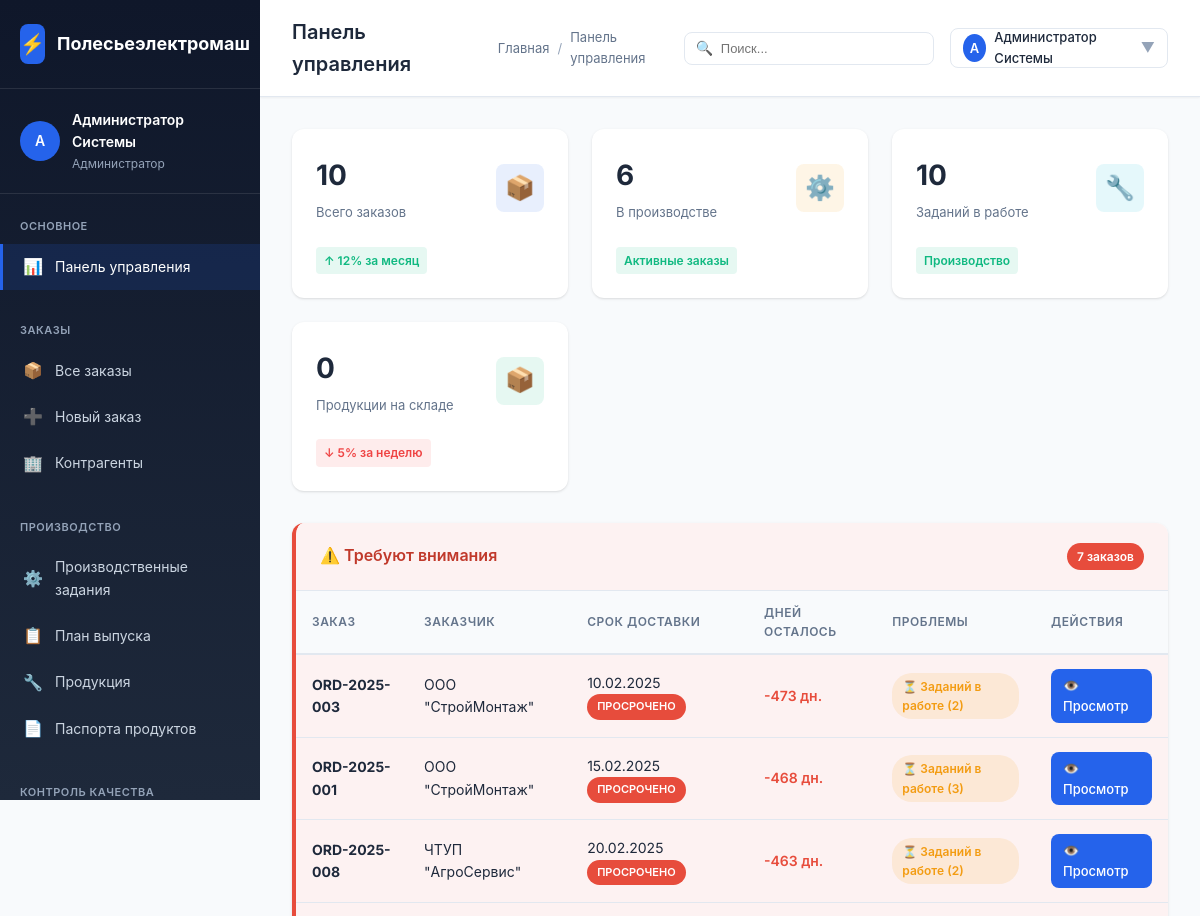
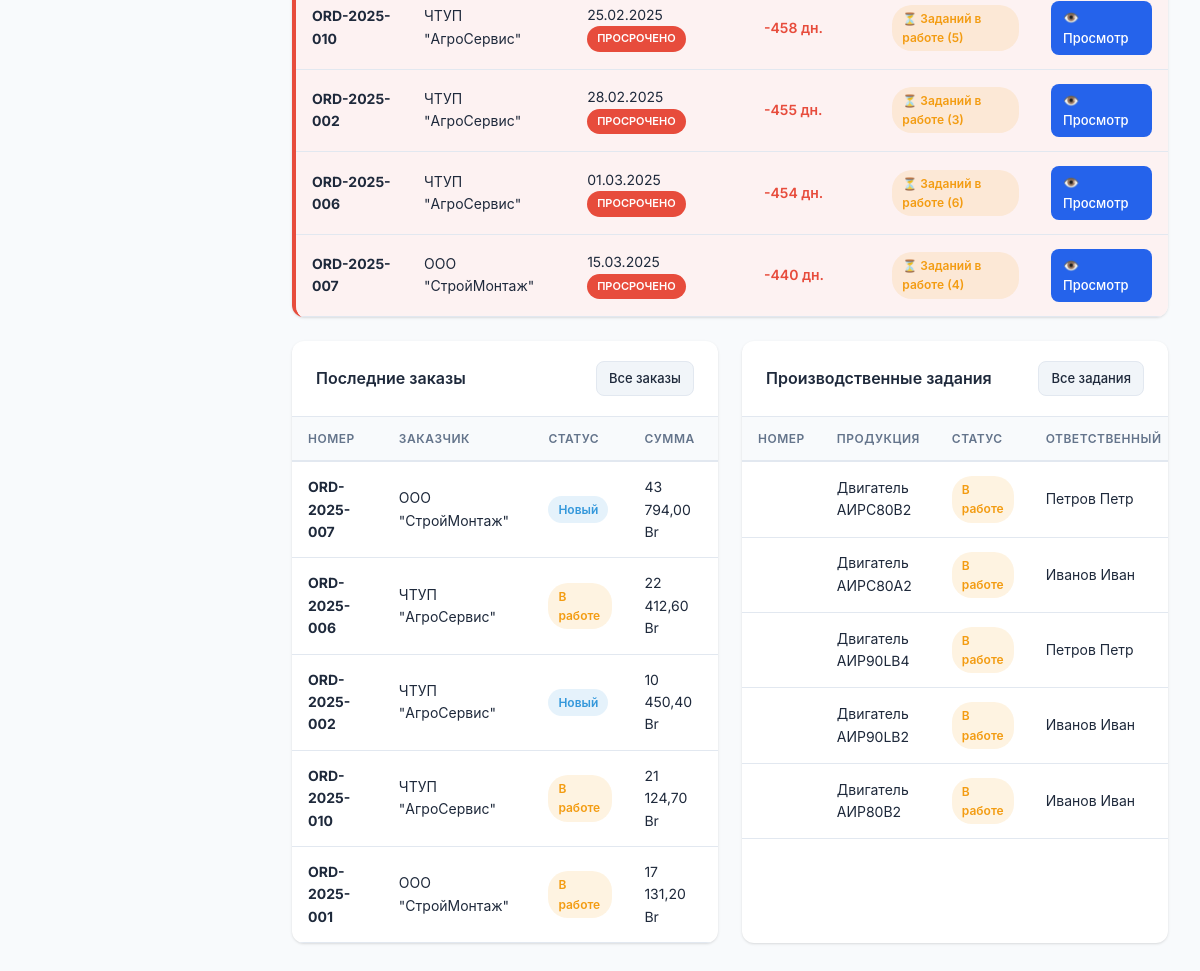
The page /polesie/index.php (signed in) on the database its author committed (2 pictures, top to bottom).
### tables this page shows
CREATE TABLE `users` (
  `id` INT AUTO_INCREMENT PRIMARY KEY,
  `username` VARCHAR(50) NOT NULL UNIQUE,
  `password_hash` VARCHAR(255) NOT NULL,
  `full_name` VARCHAR(100) NOT NULL,
  `email` VARCHAR(100),
  `role_id` INT,
  `is_active` BOOLEAN DEFAULT TRUE,
  `created_at` TIMESTAMP DEFAULT CURRENT_TIMESTAMP,
  CONSTRAINT `fk_users_role` FOREIGN KEY (`role_id`) REFERENCES `user_roles`(`id`) ON DELETE SET NULL
);

CREATE TABLE `user_roles` (
  `id` INT AUTO_INCREMENT PRIMARY KEY,
  `name` VARCHAR(100) NOT NULL,
  `code` VARCHAR(50) NOT NULL UNIQUE,
  `description` TEXT,
  `permissions` JSON
);

CREATE TABLE `orders` (
  `id` INT AUTO_INCREMENT PRIMARY KEY,
  `order_number` VARCHAR(50) NOT NULL UNIQUE,
  `customer_id` INT,
  `responsible_user_id` INT,
  `status` ENUM('new', 'processing', 'ready', 'shipped', 'cancelled') DEFAULT 'new',
  `order_date` DATE NOT NULL,
  `delivery_date` DATE,
  `total_amount` DECIMAL(15,2),
  `notes` TEXT,
  `created_at` TIMESTAMP DEFAULT CURRENT_TIMESTAMP,
  `updated_at` TIMESTAMP DEFAULT CURRENT_TIMESTAMP ON UPDATE CURRENT_TIMESTAMP,
  CONSTRAINT `fk_order_customer` FOREIGN KEY (`customer_id`) REFERENCES `contractors`(`id`) ON DELETE SET NULL,
  CONSTRAINT `fk_order_responsible` FOREIGN KEY (`responsible_user_id`) REFERENCES `users`(`id`) ON DELETE SET NULL
);

CREATE TABLE `contractors` (
  `id` INT AUTO_INCREMENT PRIMARY KEY,
  `name` VARCHAR(200) NOT NULL,
  `inn` VARCHAR(20) UNIQUE,
  `type` ENUM('supplier', 'customer', 'both') DEFAULT 'both',
  `contact_person` VARCHAR(100),
  `phone` VARCHAR(50),
  `email` VARCHAR(100),
  `address` TEXT,
  `created_at` TIMESTAMP DEFAULT CURRENT_TIMESTAMP
);

CREATE TABLE `production_tasks` (
  `id` INT AUTO_INCREMENT PRIMARY KEY,
  `task_number` VARCHAR(50) UNIQUE,
  `order_id` INT,
  `order_item_id` INT,
  `product_id` INT NOT NULL,
  `route_card_id` INT,
  `quantity_plan` DECIMAL(15,3) NOT NULL,
  `quantity_fact` DECIMAL(15,3) DEFAULT 0,
  `quantity_good` DECIMAL(15,3) DEFAULT 0,
  `quantity_defect` DECIMAL(15,3) DEFAULT 0,
  `status` ENUM('planned', 'in_progress', 'completed', 'cancelled') DEFAULT 'planned',
  `priority` ENUM('low', 'normal', 'high', 'urgent') DEFAULT 'normal',
  `start_date` DATE,
  `end_date` DATE,
  `planned_start` DATETIME,
  `planned_end` DATETIME,
  `actual_start` DATETIME,
  `actual_end` DATETIME,
  `responsible_id` INT,
  `worker_id` INT,
  `notes` TEXT,
  `created_at` TIMESTAMP DEFAULT CURRENT_TIMESTAMP,
  `updated_at` TIMESTAMP DEFAULT CURRENT_TIMESTAMP ON UPDATE CURRENT_TIMESTAMP,
  CONSTRAINT `fk_task_order` FOREIGN KEY (`order_id`) REFERENCES `orders`(`id`) ON DELETE SET NULL,
  CONSTRAINT `fk_task_order_item` FOREIGN KEY (`order_item_id`) REFERENCES `order_items`(`id`) ON DELETE SET NULL,
  CONSTRAINT `fk_task_product` FOREIGN KEY (`product_id`) REFERENCES `products`(`id`) ON DELETE CASCADE,
  CONSTRAINT `fk_task_route` FOREIGN KEY (`route_card_id`) REFERENCES `route_cards`(`id`) ON DELETE SET NULL,
  CONSTRAINT `fk_task_responsible` FOREIGN KEY (`responsible_id`) REFERENCES `users`(`id`) ON DELETE SET NULL,
  CONSTRAINT `fk_task_worker` FOREIGN KEY (`worker_id`) REFERENCES `users`(`id`) ON DELETE SET NULL
);

CREATE TABLE `products` (
  `id` INT AUTO_INCREMENT PRIMARY KEY,
  `article` VARCHAR(50) NOT NULL UNIQUE,
  `name` VARCHAR(200) NOT NULL,
  `category_id` INT,
  `base_unit_id` INT,
  `specifications` JSON,
  `image` VARCHAR(255),
  `base_price` DECIMAL(15,2),
  `currency` CHAR(3) DEFAULT 'BYN',
  `is_active` BOOLEAN DEFAULT TRUE,
  `created_at` TIMESTAMP DEFAULT CURRENT_TIMESTAMP,
  CONSTRAINT `fk_prod_category` FOREIGN KEY (`category_id`) REFERENCES `product_categories`(`id`) ON DELETE SET NULL,
  CONSTRAINT `fk_prod_unit` FOREIGN KEY (`base_unit_id`) REFERENCES `base_units`(`id`) ON DELETE SET NULL
);

### polesie/index.php (the view, shortened to what the rows shown need)
<?php
require_once __DIR__ . '/config/config.php';
$user = getCurrentUser();
$pdo = getDbConnection();
$problemOrders = $pdo->query("
    SELECT o.id, o.order_number, o.delivery_date, o.status,
        c.name as contractor_name,
        DATEDIFF(o.delivery_date, CURDATE()) as days_until_delivery,
        (SELECT COUNT(*) FROM production_tasks pt
         WHERE pt.order_id = o.id AND pt.status != 'completed') as pending_tasks,
        (SELECT COUNT(*) FROM production_tasks_materials ptm
         JOIN production_tasks pt ON ptm.task_id = pt.id
         JOIN materials m ON ptm.material_id = m.id
         WHERE pt.order_id = o.id AND ptm.quantity_required > m.current_stock) as material_shortages
    FROM orders o
    LEFT JOIN contractors c ON o.customer_id = c.id
    WHERE o.status IN ('new', 'processing')
    AND (o.delivery_date < CURDATE() + INTERVAL 7 DAY
         OR EXISTS (
             SELECT 1 FROM production_tasks pt
             JOIN production_tasks_materials ptm ON ptm.task_id = pt.id
             JOIN materials m ON ptm.material_id = m.id
             WHERE pt.order_id = o.id AND ptm.quantity_required > m.current_stock
         ))
    ORDER BY
        CASE WHEN o.delivery_date < CURDATE() THEN 0 ELSE 1 END,
        o.delivery_date ASC
    LIMIT 10
")->fetchAll();
$recentOrders = $pdo->query("
    SELECT o.*, c.name as contractor_name, u.full_name as responsible_name,
        CASE o.status
            WHEN 'new' THEN 'Новый'
            WHEN 'processing' THEN 'В работе'
            WHEN 'ready' THEN 'Готов'
            WHEN 'shipped' THEN 'Отгружен'
            WHEN 'cancelled' THEN 'Отменен'
            ELSE o.status
        END as status_name,
        CASE o.status
            WHEN 'new' THEN '#3498db'
            WHEN 'processing' THEN '#f39c12'
            WHEN 'ready' THEN '#27ae60'
            WHEN 'shipped' THEN '#9b59b6'
            WHEN 'cancelled' THEN '#e74c3c'
            ELSE '#95a5a6'
        END as status_color
    FROM orders o
    LEFT JOIN contractors c ON o.customer_id = c.id
    LEFT JOIN users u ON o.responsible_user_id = u.id
    ORDER BY o.order_date DESC
    LIMIT 5
")->fetchAll();
$activeProduction = $pdo->query("
    SELECT pt.*, p.name as product_name, u.full_name as responsible_name,
        CASE pt.status
            WHEN 'planned' THEN 'Запланировано'
            WHEN 'in_progress' THEN 'В работе'
            WHEN 'completed' THEN 'Завершено'
            WHEN 'cancelled' THEN 'Отменено'
            ELSE pt.status
        END as status_name,
        CASE pt.status
            WHEN 'planned' THEN '#3498db'
            WHEN 'in_progress' THEN '#f39c12'
            WHEN 'completed' THEN '#27ae60'
            WHEN 'cancelled' THEN '#e74c3c'
            ELSE '#95a5a6'
        END as status_color
    FROM production_tasks pt
    JOIN products p ON pt.product_id = p.id
    LEFT JOIN users u ON pt.responsible_id = u.id
    WHERE pt.status = 'in_progress'
    ORDER BY pt.start_date DESC
    LIMIT 5
")->fetchAll();
$pageTitle = 'Панель управления';
?>
<!DOCTYPE html>
<html lang="ru">
<head>
    <link rel="stylesheet" href="<?= asset('assets/css/style.css') ?>">
</head>
<body>
    <div class="app-container">
        <?php include BASE_PATH . '/includes/sidebar.php'; ?>
        <div class="main-content">
            <?php include BASE_PATH . '/includes/topbar.php'; ?>
            <div class="content-area">
                <?php if (!empty($problemOrders)): ?>
                <div class="card" style="margin-bottom: 24px; border-left: 4px solid #e74c3c;">
                    <div class="card-body" style="padding: 0;">
                        <div class="table-responsive">
                            <table class="table">
                                <thead>
                                    <tr>
                                        <th>Заказ</th>
                                        <th>Заказчик</th>
                                        <th>Срок доставки</th>
                                        <th>Дней осталось</th>
                                        <th>Проблемы</th>
                                        <th>Действия</th>
                                    </tr>
                                </thead>
                                <tbody>
                                    <?php foreach ($problemOrders as $po):
                                        $isOverdue = $po['days_until_delivery'] < 0;
                                        $isUrgent = $po['days_until_delivery'] >= 0 && $po['days_until_delivery'] <= 3;
                                    ?>
                                    <tr style="<?= $isOverdue ? 'background: #fdf2f2;' : '' ?>">
                                        <td><strong><?= e($po['order_number']) ?></strong></td>
                                        <td><?= e($po['contractor_name'] ?? '—') ?></td>
                                        <td>
                                            <?= formatDate($po['delivery_date']) ?>
                                            <?php if ($isOverdue): ?>
                                                <span class="badge" style="background: #e74c3c; color: white; font-size: 11px;">ПРОСРОЧЕНО</span>
                                            <?php elseif ($isUrgent): ?>
                                                <span class="badge" style="background: #f39c12; color: white; font-size: 11px;">СРОЧНО</span>
                                            <?php endif; ?>
                                        </td>
                                        <td>
                                            <span style="color: <?= $isOverdue ? '#e74c3c' : ($isUrgent ? '#f39c12' : '#27ae60') ?>; font-weight: 600;">
                                                <?= $po['days_until_delivery'] ?> дн.
                                            </span>
                                        </td>
                                        <td>
                                            <?php if ($po['pending_tasks'] > 0): ?>
                                                <span class="badge" style="background: #f39c1220; color: #f39c12;">
                                                    ⏳ Заданий в работе (<?= $po['pending_tasks'] ?>)
                                                </span>
                                            <?php endif; ?>
                                        </td>
                                        <td>
                                            <a href="<?= pageUrl('modules/orders/view.php?id=' . $po['id']) ?>" class="btn btn-sm btn-primary">
                                                👁️ Просмотр
                                            </a>
                                        </td>
                                    </tr>
                                    <?php endforeach; ?>
                                </tbody>
                            </table>
                        </div>
                    </div>
                </div>
                <?php endif; ?>
                <div style="display: grid; grid-template-columns: 1fr 1fr; gap: 24px;">
                    <div class="card">
                        <div class="card-body" style="padding: 0;">
                            <div class="table-responsive">
                                <table class="table">
                                    <thead>
                                        <tr>
                                            <th>Номер</th>
                                            <th>Заказчик</th>
                                            <th>Статус</th>
                                            <th>Сумма</th>
                                        </tr>
                                    </thead>
                                    <tbody>
                                        <?php foreach ($recentOrders as $order): ?>
                                        <tr>
                                            <td><strong><?= e($order['order_number']) ?></strong></td>
                                            <td><?= e($order['contractor_name']) ?></td>
                                            <td>
                                                <span class="badge badge-primary" style="background: <?= e($order['status_color']) ?>20; color: <?= e($order['status_color']) ?>">
                                                    <?= e($order['status_name']) ?>
                                                </span>
                                            </td>
                                            <td><?= formatMoney($order['total_amount']) ?></td>
                                        </tr>
                                        <?php endforeach; ?>
                                    </tbody>
                                </table>
                            </div>
                        </div>
                    </div>
                    <div class="card">
                        <div class="card-body" style="padding: 0;">
                            <div class="table-responsive">
                                <table class="table">
                                    <thead>
                                        <tr>
                                            <th>Номер</th>
                                            <th>Продукция</th>
                                            <th>Статус</th>
                                            <th>Ответственный</th>
                                        </tr>
                                    </thead>
                                    <tbody>
                                        <?php foreach ($activeProduction as $po): ?>
                                        <tr>
                                            <td><strong><?= e($po['production_number']) ?></strong></td>
                                            <td><?= e($po['product_name']) ?></td>
                                            <td>
                                                <span class="badge badge-primary" style="background: <?= e($po['status_color']) ?>20; color: <?= e($po['status_color']) ?>">
                                                    <?= e($po['status_name']) ?>
                                                </span>
                                            </td>
                                            <td><?= e($po['responsible_name'] ?? 'Не назначен') ?></td>
                                        </tr>
                                        <?php endforeach; ?>
                                    </tbody>
                                </table>
                            </div>
                        </div>
                    </div>
                </div>
            </div>
        </div>
    </div>
</body>
</html>

### polesie/includes/sidebar.php (shortened to what the rows shown need)
<div class="sidebar">
    <div class="sidebar-user">
        <div class="sidebar-user-info">
            <div class="sidebar-user-avatar">
                <?= mb_substr($user['full_name'], 0, 1) ?>
            </div>
            <div class="sidebar-user-details">
                <div class="sidebar-user-name"><?= e($user['full_name']) ?></div>
                <div class="sidebar-user-role"><?= e($user['role_name']) ?></div>
            </div>
        </div>
    </div>
</div>

### polesie/includes/topbar.php (shortened to what the rows shown need)
<div class="topbar">
    <div class="topbar-left">
        <h1 class="topbar-title"><?= e($pageTitle) ?></h1>
    </div>
    <div class="topbar-right">
        <div style="position: relative;">
            <div class="topbar-action" onclick="toggleProfileMenu()" style="width: auto; padding: 8px 12px; gap: 8px;">
                <div style="width: 28px; height: 28px; background: var(--primary-color); border-radius: 50%; display: flex; align-items: center; justify-content: center; color: white; font-size: 13px; font-weight: 600;">
                    <?= mb_substr($user['full_name'], 0, 1) ?>
                </div>
                <span style="font-size: 13px; font-weight: 500;"><?= e($user['full_name']) ?></span>
                <span style="color: var(--text-muted);">▼</span>
            </div>
        </div>
    </div>
</div>

### rows shown on the page
users: full_name "А", full_name "Администратор Системы", role.name "Администратор"
orders: order_number "ORD-2025-003", customer.name "ООО \"СтройМонтаж\"", delivery_date "10.02.2025", days_until_delivery "-473", pending_tasks "2"
orders: order_number "ORD-2025-001", customer.name "ООО \"СтройМонтаж\"", delivery_date "15.02.2025", days_until_delivery "-468", pending_tasks "3", status_name "В работе", total_amount "17 131,20 Br"
orders: order_number "ORD-2025-008", customer.name "ЧТУП \"АгроСервис\"", delivery_date "20.02.2025", days_until_delivery "-463", pending_tasks "2"
orders: order_number "ORD-2025-010", customer.name "ЧТУП \"АгроСервис\"", delivery_date "25.02.2025", days_until_delivery "-458", pending_tasks "5", status_name "В работе", total_amount "21 124,70 Br"
orders: order_number "ORD-2025-002", customer.name "ЧТУП \"АгроСервис\"", delivery_date "28.02.2025", days_until_delivery "-455", pending_tasks "3", status_name "Новый", total_amount "10 450,40 Br"
orders: order_number "ORD-2025-006", customer.name "ЧТУП \"АгроСервис\"", delivery_date "01.03.2025", days_until_delivery "-454", pending_tasks "6", status_name "В работе", total_amount "22 412,60 Br"
orders: order_number "ORD-2025-007", customer.name "ООО \"СтройМонтаж\"", delivery_date "15.03.2025", days_until_delivery "-440", pending_tasks "4", status_name "Новый", total_amount "43 794,00 Br"
production_tasks: product.name "Двигатель АИРС80В2", status_name "В работе", responsible.full_name "Петров Петр"
production_tasks: product.name "Двигатель АИРС80А2", status_name "В работе", responsible.full_name "Иванов Иван"
production_tasks: product.name "Двигатель АИР90LB4", status_name "В работе", responsible.full_name "Петров Петр"
production_tasks: product.name "Двигатель АИР90LB2", status_name "В работе", responsible.full_name "Иванов Иван"
production_tasks: product.name "Двигатель АИР80В2", status_name "В работе", responsible.full_name "Иванов Иван"

### other values the page prints
$pageTitle "Панель управления"
$stats['total_orders'] "10"
$stats['orders_in_progress'] "6"
$stats['production_active'] "10"
$stats['warehouse_products'] "0"
count($problemOrders) "7"
